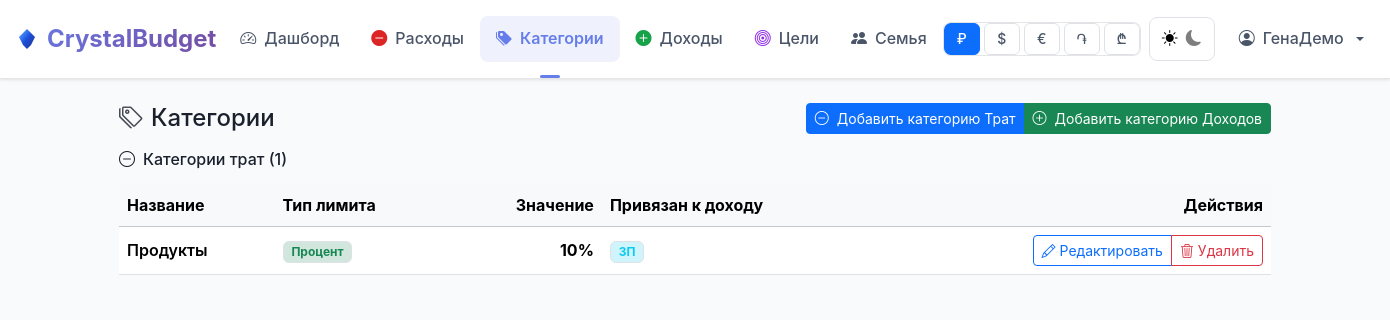
Page /categories (signed in) on the committed database.
### tables this page shows
CREATE TABLE categories (
            id INTEGER PRIMARY KEY AUTOINCREMENT,
            user_id INTEGER NOT NULL REFERENCES users(id) ON DELETE CASCADE,
            name TEXT NOT NULL,
            limit_type TEXT NOT NULL CHECK(limit_type IN ('fixed','percent')),
            value REAL NOT NULL, category_type TEXT DEFAULT 'expense' CHECK(category_type IN ('expense','income')),
            UNIQUE(user_id, name)
        );

CREATE TABLE income_sources (
      id INTEGER PRIMARY KEY AUTOINCREMENT,
      user_id INTEGER NOT NULL REFERENCES users(id) ON DELETE CASCADE,
      name TEXT NOT NULL,
      is_default INTEGER NOT NULL DEFAULT 0,
      UNIQUE(user_id, name)
    );

### app.py (the view)
@app.route("/categories")
@login_required
def categories():
    uid = session["user_id"]
    conn = get_db()
    rows = conn.execute(
        "SELECT *, COALESCE(category_type, 'expense') as category_type FROM categories WHERE user_id=? ORDER BY category_type, name", (uid,)
    ).fetchall()
    sources = conn.execute(
        "SELECT id, name FROM income_sources WHERE user_id=? ORDER BY name", (uid,)
    ).fetchall()
    rules = conn.execute(
        "SELECT category_id, source_id FROM source_category_rules WHERE user_id=?", (uid,)
    ).fetchall()
    rules_map = {r["category_id"]: r["source_id"] for r in rules}
    expense_categories = [cat for cat in rows if cat["category_type"] == "expense"]
    income_categories = [cat for cat in rows if cat["category_type"] == "income"]
    conn.close()
    return render_template("categories.html",
                         categories=rows,
                         expense_categories=expense_categories,
                         income_categories=income_categories,
                         income_sources=sources,
                         rules_map=rules_map)

### app.py (called while the page is built)
@app.context_processor
def inject_currency():
    code = session.get("currency", DEFAULT_CURRENCY)
    info = CURRENCIES.get(code, CURRENCIES[DEFAULT_CURRENCY])
    return dict(currency_code=code, currency_symbol=info["symbol"], currencies=CURRENCIES)

@app.template_filter("format_percent")
def format_percent(value):
    try:
        v = float(value)
        return f"{int(v)}" if abs(v - int(v)) < 1e-9 else f"{v:.2f}".rstrip('0').rstrip('.')
    except:
        return str(value)

def get_db():
    conn = sqlite3.connect(DB_PATH)
    conn.row_factory = sqlite3.Row
    conn.execute("PRAGMA foreign_keys = ON")
    return conn

def login_required(f):
    @wraps(f)
    def _wrap(*args, **kwargs):
        if "user_id" not in session:
            flash("Войдите, чтобы продолжить", "error")
            return redirect(url_for("login"))
        return f(*args, **kwargs)
    return _wrap

@app.before_request
def make_session_permanent():
    session.permanent = bool(session.get("remember", False))

@app.before_request
def validate_request():
    if request.method == 'POST':
        app.logger.info(f'POST request to {request.endpoint} from {request.remote_addr}')
        app.logger.debug(f'Content-Type: {request.content_type}')
        app.logger.debug(f'Form keys: {list(request.form.keys())}')
    if request.method == 'POST' and request.endpoint in ['register', 'login']:
        content_type = request.content_type or ''
        if not content_type.startswith('application/x-www-form-urlencoded') and \
           not content_type.startswith('multipart/form-data'):
            app.logger.warning(f'Invalid Content-Type for form: {content_type} from {request.remote_addr}')

### templates/categories.html (shortened to what this page needs)
{% extends "base.html" %}
{% block content %}
<div class="d-flex justify-content-between align-items-center mb-3 flex-wrap gap-2">
  <h1 class="h4 m-0 d-flex align-items-center gap-2 section-title">
    <i class="bi bi-tags"></i>
    Категории
  </h1>
  <div class="btn-group" role="group" aria-label="Добавить категории">
    <button class="btn btn-primary btn-sm" data-bs-toggle="collapse" data-bs-target="#addExpenseCategoryForm" aria-controls="addExpenseCategoryForm" aria-expanded="false">
      <i class="bi bi-dash-circle me-1"></i>
      <span class="d-none d-md-inline">Добавить категорию </span>Трат
    </button>
    <button class="btn btn-success btn-sm" data-bs-toggle="collapse" data-bs-target="#addIncomeCategoryForm" aria-controls="addIncomeCategoryForm" aria-expanded="false">
      <i class="bi bi-plus-circle me-1"></i>
      <span class="d-none d-md-inline">Добавить категорию </span>Доходов
    </button>
  </div>
</div>
{% if expense_categories %}
<div class="mb-4">
  <h2 class="h6 text-primary mb-3 d-flex align-items-center gap-2"><i class="bi bi-dash-circle"></i> Категории трат ({{ expense_categories|length }})</h2>
  <div class="table-responsive">
    <table class="table align-middle">
      <thead class="table-light">
        <tr>
          <th scope="col">Название</th>
          <th scope="col">Тип лимита</th>
          <th scope="col" class="text-end">Значение</th>
          <th scope="col">Привязан к доходу</th>
          <th scope="col" class="text-end">Действия</th>
        </tr>
      </thead>
      <tbody>
        {% for cat in expense_categories %}
        <tr>
          <td class="fw-semibold">{{ cat.name }}</td>
          <td>
            {% if cat.limit_type == 'fixed' %}
              <span class="badge bg-primary-subtle text-primary border">Фиксированная</span>
            {% else %}
              <span class="badge bg-success-subtle text-success border">Процент</span>
            {% endif %}
          </td>
          <td class="text-end">
            {% if cat.limit_type == 'percent' %}
              <strong>{{ cat.value|format_percent }}%</strong>
            {% else %}
              <strong>{{ cat.value|format_amount }} <span class="currency-display">{{ currency_symbol|default('₽') }}</span></strong>
            {% endif %}
          </td>
          <td>
            {% set source_id = rules_map.get(cat.id) %}
            {% if source_id %}
              {% set source_found = income_sources|selectattr('id', 'equalto', source_id)|list %}
              {% if source_found %}
                <span class="badge bg-info-subtle text-info border">{{ source_found[0].name }}</span>
              {% else %}
                <span class="text-warning small">источник удален</span>
              {% endif %}
            {% else %}
              <span class="text-muted small">не привязано</span>
            {% endif %}
          </td>
          <td class="text-end">
            <div class="btn-group btn-group-sm" role="group" aria-label="Действия">
              <button class="btn btn-outline-primary" data-bs-toggle="modal" data-bs-target="#editModal{{ cat.id }}">
                <i class="bi bi-pencil"></i> Редактировать
              </button>
              <button class="btn btn-outline-danger" data-bs-toggle="modal" data-bs-target="#deleteCategoryModal" data-action="{{ url_for('categories_delete', cat_id=cat.id) }}" data-name="{{ cat.name }}">
                <i class="bi bi-trash3"></i> Удалить
              </button>
            </div>
          </td>
        </tr>
        {% endfor %}
      </tbody>
    </table>
  </div>
</div>
{% endif %}
{% endblock %}

### static/css/clean-theme.css (style rules this page uses)
:root { --bg-primary: #f8fafc; --bg-secondary: #ffffff; --bg-card: rgba(255, 255, 255, 0.95); --bg-nav: rgba(255, 255, 255, 0.95); --text-primary: #1a202c; --text-secondary: #4a5568; --text-muted: #718096; --text-on-dark: #ffffff; --primary-color: #667eea; --primary-dark: #5a67d8; --success-color: #48bb78; --warning-color: #ed8936; --danger-color: #f56565; --info-color: #4299e1; --rub-color: #48bb78; --usd-color: #4299e1; --eur-color: #ed8936; --primary-gradient: linear-gradient(135deg, #667eea 0%, #764ba2 100%); --success-gradient: linear-gradient(135deg, #48bb78 0%, #38a169 100%); --warning-gradient: linear-gradient(135deg, #ed8936 0%, #dd6b20 100%); --danger-gradient: linear-gradient(135deg, #f56565 0%, #e53e3e 100%); --border-color: rgba(0, 0, 0, 0.1); --border-radius: 8px; --border-radius-lg: 12px; --shadow-sm: 0 1px 3px rgba(0, 0, 0, 0.1); --shadow-md: 0 4px 6px rgba(0, 0, 0, 0.1); --shadow-lg: 0 10px 15px rgba(0, 0, 0, 0.1); --transition: all 0.2s ease-in-out; --transition-fast: all 0.15s ease-in-out; --focus-ring: 0 0 0 3px rgba(13, 110, 253, 0.25); }
* { box-sizing: border-box; }
html { color-scheme: light dark; }
body { font-family: 'Inter', -apple-system, BlinkMacSystemFont, 'Segoe UI', sans-serif; background: var(--bg-primary); color: var(--text-primary); line-height: 1.6; margin: 0; padding: 0; transition: background-color 0.2s ease, color 0.2s ease; }
.text-primary { color: var(--text-primary) !important; }
.btn { transition: all 0.2s ease; }

### static/css/improved-visual-hierarchy.css (style rules this page uses)
:root { --cb-income-50: #f0fdf4; --cb-income-100: #dcfce7; --cb-income-200: #bbf7d0; --cb-income-300: #86efac; --cb-income-500: #22c55e; --cb-income-600: #16a34a; --cb-income-700: #15803d; --cb-income-800: #166534; --cb-expense-50: #fef2f2; --cb-expense-100: #fee2e2; --cb-expense-200: #fecaca; --cb-expense-300: #fca5a5; --cb-expense-500: #ef4444; --cb-expense-600: #dc2626; --cb-expense-700: #b91c1c; --cb-expense-800: #991b1b; --cb-primary-50: #eff6ff; --cb-primary-100: #dbeafe; --cb-primary-200: #bfdbfe; --cb-primary-300: #93c5fd; --cb-primary-500: #3b82f6; --cb-primary-600: #2563eb; --cb-primary-700: #1d4ed8; --cb-primary-800: #1e40af; --cb-neutral-50: #f8fafc; --cb-neutral-100: #f1f5f9; --cb-neutral-200: #e2e8f0; --cb-neutral-300: #cbd5e1; --cb-neutral-400: #94a3b8; --cb-neutral-500: #64748b; --cb-neutral-600: #475569; --cb-neutral-700: #334155; --cb-neutral-800: #1e293b; --cb-goal-50: #faf5ff; --cb-goal-100: #f3e8ff; --cb-goal-200: #e9d5ff; --cb-goal-300: #d8b4fe; --cb-goal-500: #a855f7; --cb-goal-600: #9333ea; --cb-goal-700: #7c3aed; --cb-goal-800: #6b21a8; --cb-warning-50: #fffbeb; --cb-warning-100: #fef3c7; --cb-warning-200: #fde68a; --cb-warning-300: #fcd34d; --cb-warning-500: #f59e0b; --cb-warning-600: #d97706; --cb-warning-700: #b45309; --cb-warning-800: #92400e; --cb-text-xs: 0.75rem; --cb-text-sm: 0.875rem; --cb-text-base: 1rem; --cb-text-lg: 1.125rem; --cb-text-xl: 1.25rem; --cb-text-2xl: 1.5rem; --cb-text-3xl: 1.875rem; --cb-text-4xl: 2.25rem; --cb-weight-normal: 400; --cb-weight-medium: 500; --cb-weight-semibold: 600; --cb-weight-bold: 700; --cb-weight-extrabold: 800; --cb-shadow-sm: 0 1px 2px 0 rgb(0 0 0 / 0.05); --cb-shadow: 0 1px 3px 0 rgb(0 0 0 / 0.1), 0 1px 2px -1px rgb(0 0 0 / 0.1); --cb-shadow-md: 0 4px 6px -1px rgb(0 0 0 / 0.1), 0 2px 4px -2px rgb(0 0 0 / 0.1); --cb-shadow-lg: 0 10px 15px -3px rgb(0 0 0 / 0.1), 0 4px 6px -4px rgb(0 0 0 / 0.1); --cb-shadow-xl: 0 20px 25px -5px rgb(0 0 0 / 0.1), 0 8px 10px -6px rgb(0 0 0 / 0.1); --cb-radius-sm: 0.375rem; --cb-radius: 0.5rem; --cb-radius-md: 0.75rem; --cb-radius-lg: 1rem; --cb-radius-xl: 1.5rem; --cb-radius-full: 9999px; --cb-space-1: 0.25rem; --cb-space-2: 0.5rem; --cb-space-3: 0.75rem; --cb-space-4: 1rem; --cb-space-5: 1.25rem; --cb-space-6: 1.5rem; --cb-space-8: 2rem; --cb-space-10: 2.5rem; --cb-space-12: 3rem; --cb-space-16: 4rem; }

### templates/base.html (style rules this page uses)
:root { --safe-area-inset-top: env(safe-area-inset-top, 0px); --safe-area-inset-right: env(safe-area-inset-right, 0px); --safe-area-inset-bottom: env(safe-area-inset-bottom, 0px); --safe-area-inset-left: env(safe-area-inset-left, 0px); }
body { padding: var(--safe-area-inset-top) var(--safe-area-inset-right) var(--safe-area-inset-bottom) var(--safe-area-inset-left); }

### templates/categories.html (style rules this page uses)
.table-responsive { overflow-x: auto; -webkit-overflow-scrolling: touch; }
.btn, .btn * { white-space: nowrap; }
.section-title i { opacity:.8 }

### rows in the picture
categories: name "Продукты", limit_type "Процент", value "10"
income_sources: name "ЗП"

### other values in the picture
{{ session.name or session.email }} "ГенаДемо"
{{ expense_categories|length }} "1"
